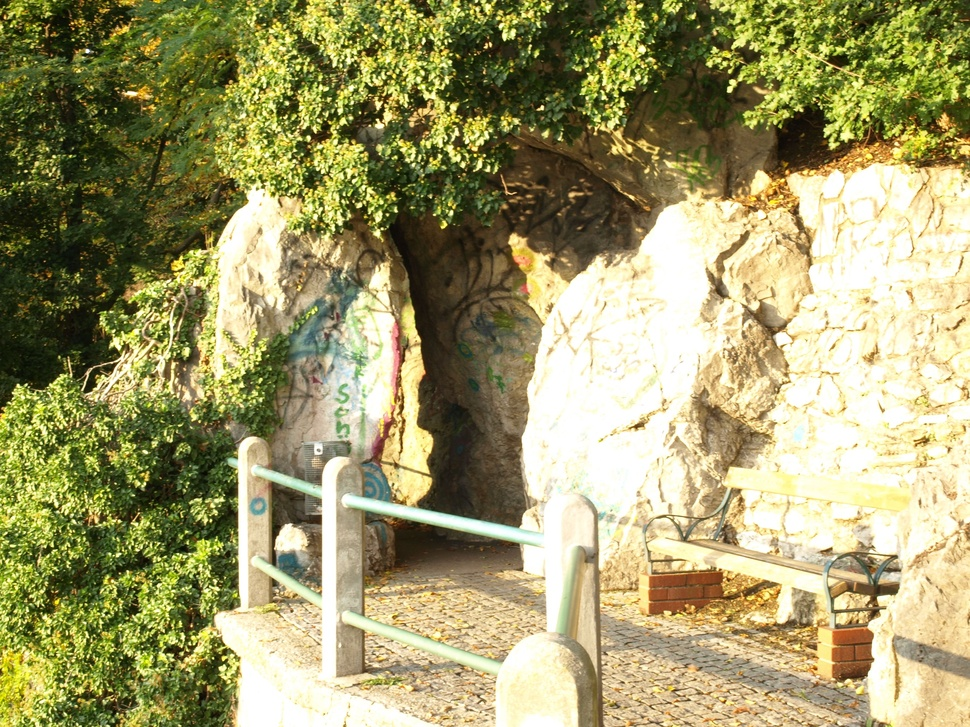
%> input picture 数字图像处理实验学长1资料/XJTU-Digital-Imagings-Process-Project-and-Experiments-main/Main Codes/homework2/Image A.jpg, 970 x 727 px, shrunk from 3648 x 2736 before the run
$ octave exercise.m   (GNU Octave 9; MATLAB toolbox functions it lacks are replaced by stand-ins)
%> lines starting %> are read from the running program, lines starting %| are printed output that depends on the picture
clear
clc
%使用SURF特征检测算法来实现两张图像的配准。
% 1. 初始化。
% 2. 读取图像：使用`imread`函数读取两张图像文件，分别命名为`A`和`B`。
% 3. 灰度转换：将读取的彩色图像转换为灰度图像，以便进行特征点检测。
% 4. 图像预处理：对灰度图像的像素值进行取反操作，这样做可以增强图像的对比度，使得特征点更加明显，便于检测。
% 5. 特征点检测：使用`detectSURFFeatures`函数检测两张灰度图像上的特征点。这个函数会返回一个包含特征点位置和度量信息的特征点对象。
% 6. 特征点选择：通过`selectStrongest`函数从检测到的特征点中选择最强的50个特征点。
% 7. 显示特征点：在两个图形窗口中分别显示两张灰度图像，并在图像上标出选定的特征点。
% 8. 特征提取：使用`extractFeatures`函数从两张图像中提取选定特征点的特征向量
% 9. 特征匹配：使用`matchFeatures`函数匹配两组特征向量，找出相似的特征对。
% 10. 选择匹配对：从匹配结果中选择前7个最强的匹配对，这些匹配对将用于计算图像之间的仿射变换矩阵。
% 11. 显示匹配结果：使用`showMatchedFeatures`函数显示两张图像的拼接，并用线段连接匹配的特征点，以可视化配准情况。
% 12. 计算仿射变换矩阵：将匹配的特征点位置转换为双精度浮点数，然后使用`estimateGeometricTransform`函数根据这些点计算从`B`到`A`的仿射变换矩阵。
% 13. 图像变换：使用`imwarp`函数根据计算得到的仿射变换矩阵，将`B`进行变换，得到配准后的图像`B_out`。
% 14. 显示变换后的图像：在新的图形窗口中显示参考图像`A`和变换后的图像`B_out`。
% 15. 检验变换准确性**：输出变换对象中的仿射变换矩阵`tform.T`，用于检验变换的准确性。

% 读取两张图像，分别命名为A和B
A = imread('Image A.jpg');
%> A is the input picture: size 727x970x3 uint8; mean R, G, B 159.4, 154.6, 106.2
B = imread('Image B.jpg');
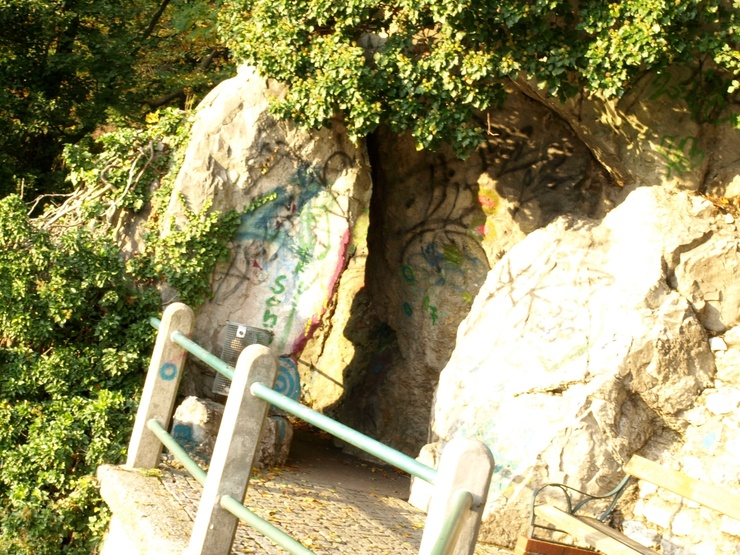
%> input picture 数字图像处理实验学长1资料/XJTU-Digital-Imagings-Process-Project-and-Experiments-main/Main Codes/homework2/Image B.jpg, 740 x 555 px, shrunk from 2785 x 2089 before the run
%> B is the input picture: size 555x740x3 uint8; mean R, G, B 151.3, 145.9, 102.9

% 将两张图像转换为灰度图像，分别命名为A_gray和B_gray
A_gray = rgb2gray(A);
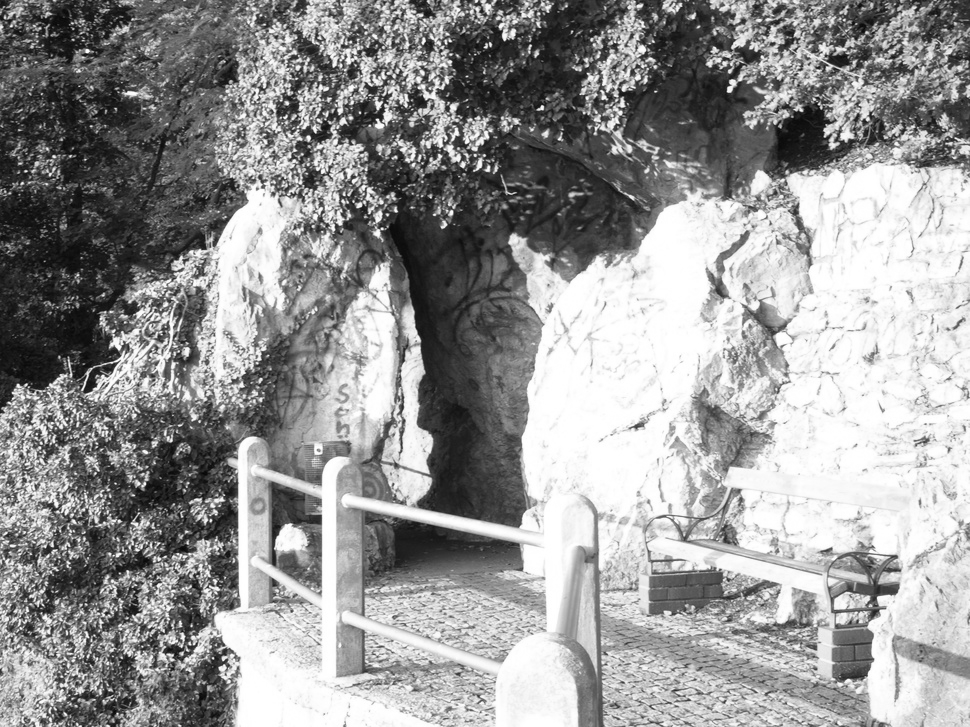
%> A_gray: size 727x970 uint8; min 5, max 255, mean 150.5
B_gray = rgb2gray(B);
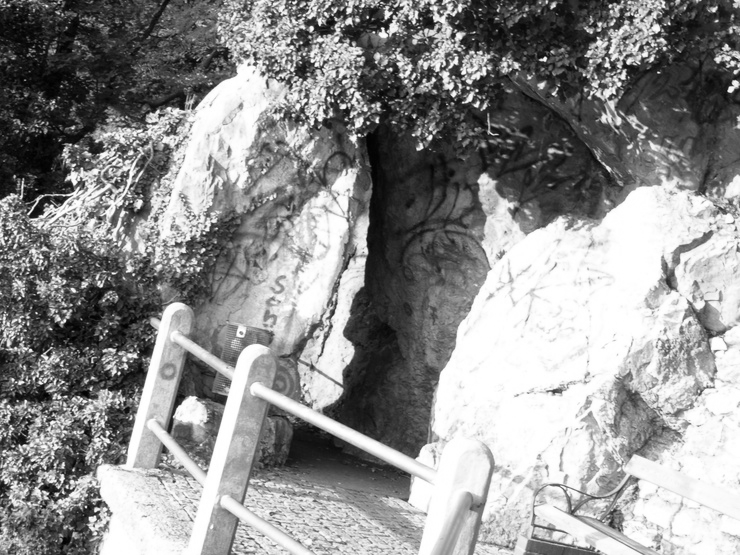
%> B_gray: size 555x740 uint8; min 1, max 255, mean 142.6

% 将两张灰度图像的像素值取反，即黑白颠倒，
% 这样可以增强图像的对比度，便于检测角点
A_gray=255-A_gray;
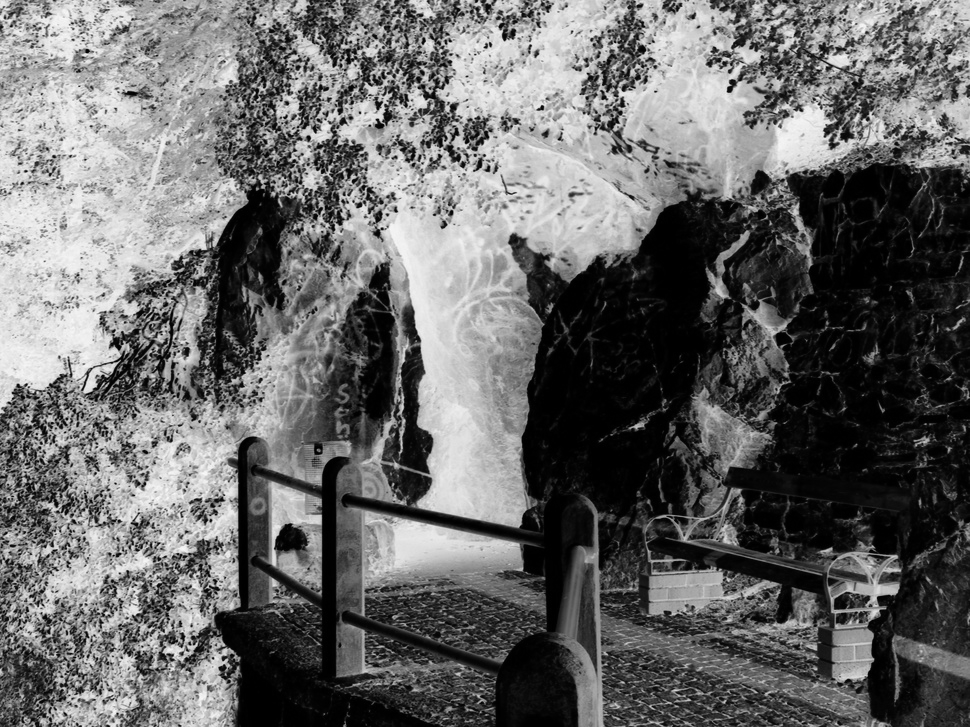
%> A_gray: size 727x970 uint8; min 0, max 250, mean 104.5
B_gray=255-B_gray;
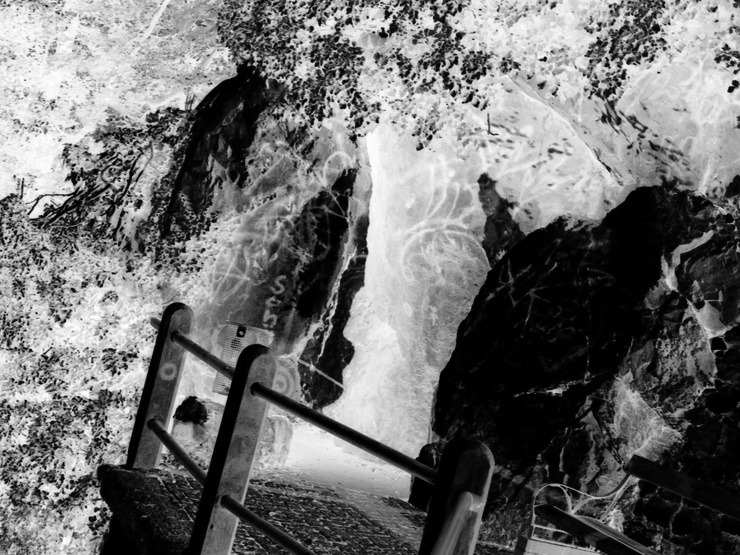
%> B_gray: size 555x740 uint8; min 0, max 254, mean 112.4

% 运用SURF特征检测算法，找到两张图上的特征点，返回一个特征点对象，包含特征点的位置和度量
%> (the run ends here)
